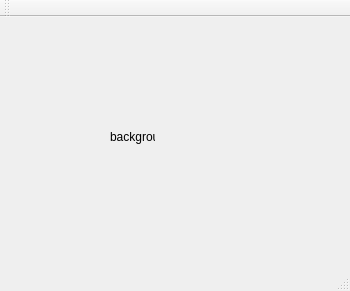
<?xml version="1.0" encoding="UTF-8"?>
<ui version="4.0">
 <class>MainWindow</class>
 <widget class="QMainWindow" name="MainWindow">
  <property name="geometry">
   <rect>
    <x>0</x>
    <y>0</y>
    <width>350</width>
    <height>291</height>
   </rect>
  </property>
  <property name="windowTitle">
   <string>MainWindow</string>
  </property>
  <widget class="QWidget" name="centralWidget">
   <widget class="QLabel" name="mylabel">
    <property name="geometry">
     <rect>
      <x>110</x>
      <y>110</y>
      <width>45</width>
      <height>20</height>
     </rect>
    </property>
    <property name="minimumSize">
     <size>
      <width>20</width>
      <height>20</height>
     </size>
    </property>
    <property name="text">
     <string>background</string>
    </property>
   </widget>
  </widget>
  <widget class="QMenuBar" name="menuBar">
   <property name="geometry">
    <rect>
     <x>0</x>
     <y>0</y>
     <width>350</width>
     <height>17</height>
    </rect>
   </property>
  </widget>
  <widget class="QToolBar" name="mainToolBar">
   <attribute name="toolBarArea">
    <enum>TopToolBarArea</enum>
   </attribute>
   <attribute name="toolBarBreak">
    <bool>false</bool>
   </attribute>
  </widget>
  <widget class="QStatusBar" name="statusBar"/>
 </widget>
 <layoutdefault spacing="6" margin="11"/>
 <resources/>
 <connections/>
</ui>
